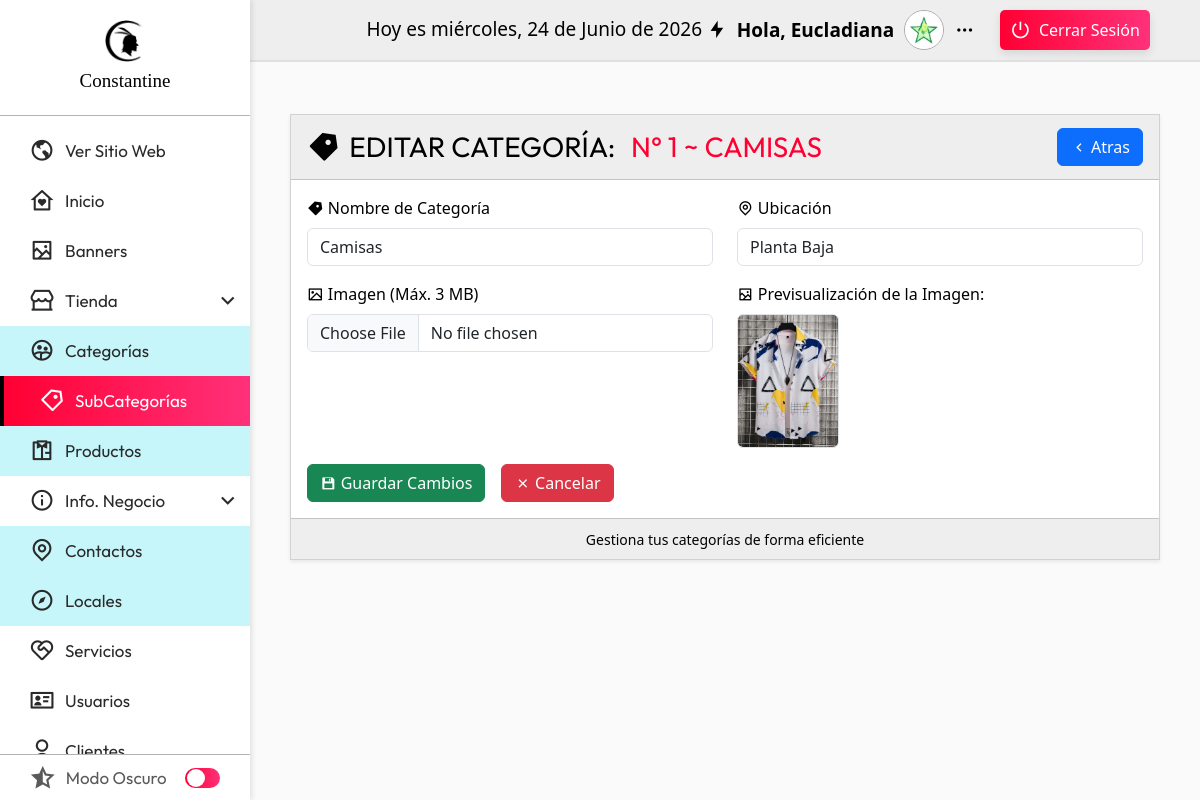
The page /admin/seccion/categorias/editar.php?txtID=1 (signed in) on the database its author committed.
### tables this page shows
CREATE TABLE categorias(
    id_categoria INT(4) PRIMARY KEY AUTO_INCREMENT NOT NULL,
    nombre_categoria VARCHAR(30) NOT NULL,
    imagen VARCHAR(255),
    ubicacion VARCHAR(30) NOT NULL,
    fecha_creacion DATETIME DEFAULT CURRENT_TIMESTAMP,
    fecha_actualizacion DATETIME DEFAULT CURRENT_TIMESTAMP ON UPDATE CURRENT_TIMESTAMP
);

### admin/seccion/categorias/editar.php (the view, shortened to what this page needs)
<?php
    include("../inicio/conexion.php");
    $txtID = isset($_GET['txtID']) ? intval($_GET['txtID']) : "";
    $sql = "SELECT * FROM categorias WHERE id_categoria = :id";
    $sentencia = $conexion->prepare($sql);
    $sentencia->bindParam(":id", $txtID, PDO::PARAM_INT);
    $sentencia->execute();
    $categoria = $sentencia->fetch(PDO::FETCH_ASSOC);
    include("../../templates/header_admin.php");
?>
<div class="card shadow-sm mt-4 w-80 mx-auto rounded-0">
    <div class="card-header d-flex justify-content-between align-items-center rounded-0" style="color: var(--color_texto); background-color: var(--color_barra_superior);">
        <span class="titulo_categoria d-flex align-items-center gap-1 flex-wrap">
            <i class="ri-price-tag-3-fill"></i>
            Editar Categoría: <span class="text_red">&nbsp; N° <?php echo $categoria['id_categoria']; ?> ~ <?php echo $categoria['nombre_categoria']; ?></span>
        </span>
        <a name="atras" id="atras" class="btn btn-primary d-flex align-items-center gap-1" href="index.php" role="button">
            <i class="ri-arrow-left-s-line"></i> Atras
        </a>
    </div>
    <div class="card-body" style="color: var(--color_texto); background-color: var(--color_barra_lateral);">
        <form id="form_categoria" action="" method="post" enctype="multipart/form-data" novalidate>
            <div class="row">
                <div class="col-md-6 col-12 mb-3">
                    <label for="nombre_categoria" class="form-label">
                        <i class="ri-price-tag-3-fill"></i> Nombre de Categoría
                    </label>
                    <input
                        type="text"
                        class="form-control"
                        name="nombre_categoria"
                        id="nombre_categoria"
                        placeholder="Escriba el nombre de la categoría"
                        value="<?php echo $categoria['nombre_categoria']; ?>"
                        minlength="3"
                        maxlength="30"
                        pattern="[A-Za-z\s]+"
                        required />
                </div>
                <div class="col-md-6 col-12 mb-3">
                    <label for="ubicacion" class="form-label">
                        <i class="ri-map-pin-line"></i> Ubicación
                    </label>
                    <input
                        type="text"
                        class="form-control"
                        name="ubicacion"
                        id="ubicacion"
                        placeholder="Escriba la ubicación"
                        value="<?php echo $categoria['ubicacion']; ?>"
                        minlength="3"
                        maxlength="100"
                        required />
                </div>
                <div class="col-md-6 col-12 mb-3">
                    <label for="imagen" class="form-label">
                        <i class="ri-image-line"></i> Imagen (Máx. 3 MB)
                    </label>
                    <input
                        type="file"
                        class="form-control"
                        name="imagen"
                        id="imagen"
                        accept=".jpg,.jpeg,.png,.gif"
                        onchange="previewImage(event)" />
                </div>
                <div class="col-md-6 col-12 mb-3 d-flex flex-column">
                    <label for="imagen" class="form-label">
                        <i class="ri-image-2-line"></i> Previsualización de la Imagen:
                    </label>
                    <img
                        id="preview"
                        src="../../../images/categorias/<?php echo $categoria['imagen']; ?>"
                        alt="Vista previa de la imagen"
                        class="img-fluid rounded border w-25"
                        style="cursor: pointer; transition: width 0.5s ease;"
                        onclick="toggleImageSize()" />
                </div>
            </div>
            <div class="d-flex justify-content-start gap-3">
                <button type="submit" class="btn btn-success d-flex align-items-center gap-1">
                    <i class="ri-save-3-fill"></i> Guardar Cambios
                </button>
                <a name="cancelar" id="cancelar" class="btn btn-danger d-flex align-items-center gap-1" href="index.php" role="button">
                    <i class="ri-close-line"></i> Cancelar
                </a>
            </div>
        </form>
    </div>
    <div class="card-footer text-center rounded-0" style="color: var(--color_texto); background-color: var(--color_barra_superior);">
        <small>Gestiona tus categorías de forma eficiente</small>
    </div>
</div>
<?php include("../../templates/footer_admin.php"); ?>

### admin/css/header.css (style rules this page uses)
:root { --nav_font: 'Outfit','Segoe UI', Tahoma, Geneva, Verdana, sans-serif; --titulo_font: "Outfit", sans-serif; --logo_font: "BankGothic"; --color_primario: #000000; --color_secundario: #FF0033; --color_blanco: #ffebeb; --titulo_cuerpo: 30px; --subtitulo_cuerpo: 20px; --parrafo_cuerpo: 15px; --titulo_lista: 23px; --color_barra_lateral:rgb(255,255,255); --color_barra_superior:rgb(238,238,238); --color_texto: rgb(0,0,0); --color_texto_menu:rgb(42, 42, 42); --color_menu_hover:rgb(238,238,238); --color_menu_hover_texto:rgb(0,0,0); --color_submenu_bg: #c7f6fa; --color_boton: #FF0033; --color_boton_hover: rgb(0,0,0); --color_boton_texto:rgb(255,255,255); --color_hover_modulo: linear-gradient(to left, #FF317A, var(--color_secundario)); --color_linea:rgb(180,180,180); --color_switch_base :rgb(201,202,206); --color_switch_circulo:rgb(148, 148, 148); --color_scroll:rgb(192,192,192); --color_scroll_hover:rgb(134,134,134); --color_main_bg: rgb(250, 250, 250); --color_main_text: rgb(0, 0, 0); }
* { margin: 0; padding: 0; box-sizing: border-box; }
body { height: 100vh; width: 100%; }
.text_red { color: var(--color_secundario); }
.titulo_categoria { font-family: var(--titulo_font); font-size: 28px; text-transform: uppercase; }
.titulo_categoria i { font-size: 2rem; margin-right: 5px; }

### rows shown on the page
categorias: id_categoria "1", nombre_categoria "CAMISAS", nombre_categoria "Camisas", ubicacion "Planta Baja", imagen (picture)

### other values the page prints
fechaC() "Hoy es miércoles, 24 de Junio de 2026"
$_SESSION['nombres'] "Eucladiana"
